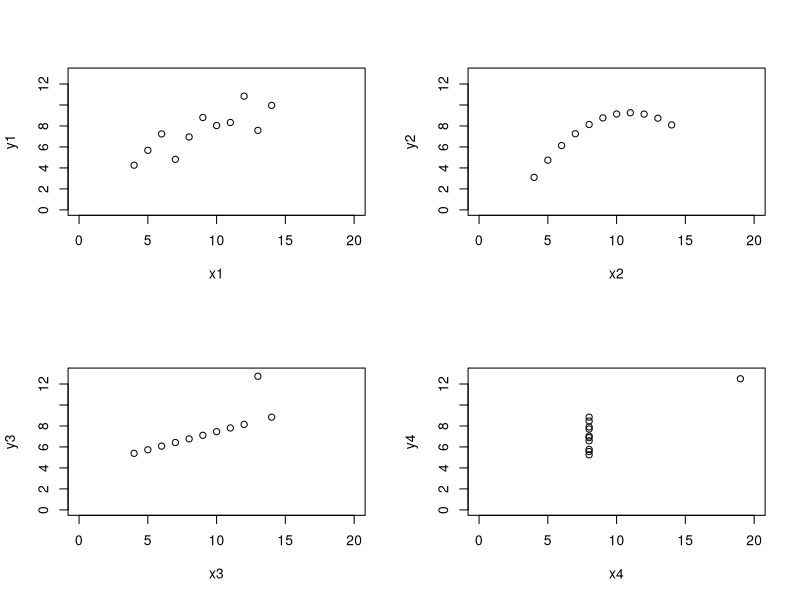

Write R code to recreate this figure.
# basics
# Ctrl+Enter to run each line

# Graphical Display vs Summary Statistics

x1<-c(10, 8, 13, 9, 11, 14, 6, 4, 12, 7, 5)
y1<-c(8.04, 6.95, 7.58, 8.81, 8.33, 9.96, 7.24, 4.26, 10.84, 4.82, 5.68)

x2 <- c(10, 8, 13, 9, 11, 14, 6, 4, 12, 7, 5)
y2 <-c(9.14, 8.14, 8.74, 8.77, 9.26, 8.10, 6.13, 3.10, 9.13, 7.26, 4.74)

x3<- c(10, 8, 13, 9, 11, 14, 6, 4, 12, 7, 5)
y3 <- c(7.46, 6.77, 12.74, 7.11, 7.81, 8.84, 6.08, 5.39, 8.15, 6.42, 5.73)

x4<- c(8, 8, 8, 8, 8, 8, 8, 19, 8, 8, 8)
y4 <- c(6.58, 5.76, 7.71, 8.84, 8.47, 7.04, 5.25, 12.50, 5.56, 7.91, 6.89)

# Everything seems the same
mean(x1)
mean(x2)
mean(x3)
mean(x4)
mean(y1)
mean(y2)
mean(y3)
mean(y4)

sd(x1)
sd(x2)
sd(x3)
sd(x4)
sd(y1)
sd(y2)
sd(y3)
sd(y4)


# Everything seems different
par(mfrow = c(2, 2))
# xlim and ylim functions to set limits
plot(x1,y1, xlim=c(0, 20), ylim =c(0, 13))
plot(x2,y2, xlim=c(0, 20), ylim =c(0, 13))
plot(x3,y3, xlim=c(0, 20), ylim =c(0, 13))
plot(x4,y4, xlim=c(0, 20), ylim =c(0, 13))

par(mfrow = c(1,1))

